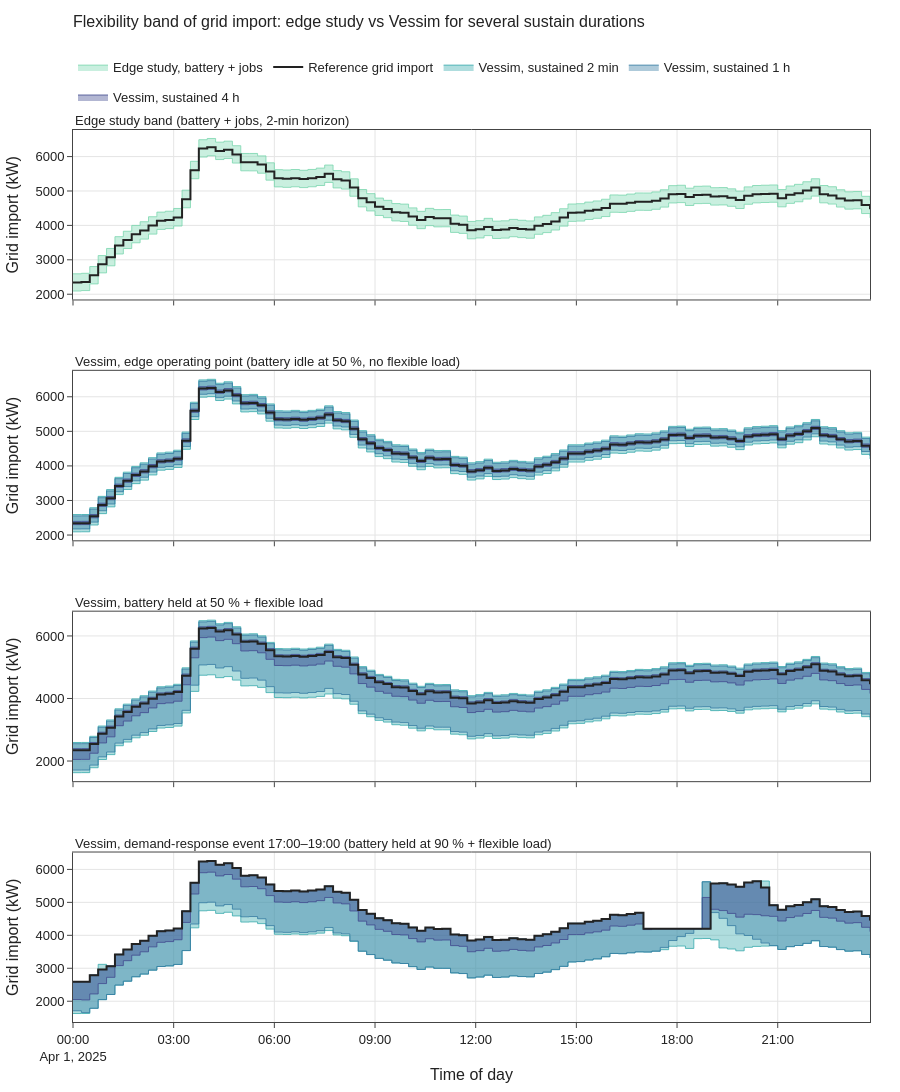

Source (notebook cell):
### Code cell
def vband(r, durations):
    b = r.band
    return {f"Vessim, sustained {DUR_LABEL[d]}": (b[f"p_min_w_{d}"], b[f"p_max_w_{d}"]) for d in durations}

edge_ref = edge_band.p_ref_kw
fig = vp.band_panels([
    ("Edge study band (battery + jobs, 2-min horizon)",
     edge_ref, {"Edge study, battery + jobs": (edge_ref - edge_band.bat_down_kw - edge_band.job_down_kw,
                                               edge_ref + edge_band.bat_up_kw + edge_band.job_up_kw)}),
    ("Vessim, edge operating point (battery idle at 50 %, no flexible load)",
     band_runs["Edge operating point: battery idle at 50 %, no flexible load"].band.p_ref_w,
     vband(band_runs["Edge operating point: battery idle at 50 %, no flexible load"], [120, 3600, 14400])),
    ("Vessim, battery held at 50 % + flexible load",
     band_runs["Battery held at 50 % + flexible load"].band.p_ref_w,
     vband(band_runs["Battery held at 50 % + flexible load"], [120, 3600, 14400])),
    ("Vessim, demand-response event 17:00–19:00 (battery held at 90 % + flexible load)",
     band_runs["Demand-response event, battery + flexible load"].band.p_ref_w,
     vband(band_runs["Demand-response event, battery + flexible load"], [120, 3600, 14400])),
], title="Flexibility band of grid import: edge study vs Vessim for several sustain durations",
   y_title="Grid import (kW)", row_height=250)
vp.save(fig, OUT / "flexibility_band", png=True)
fig.show()
